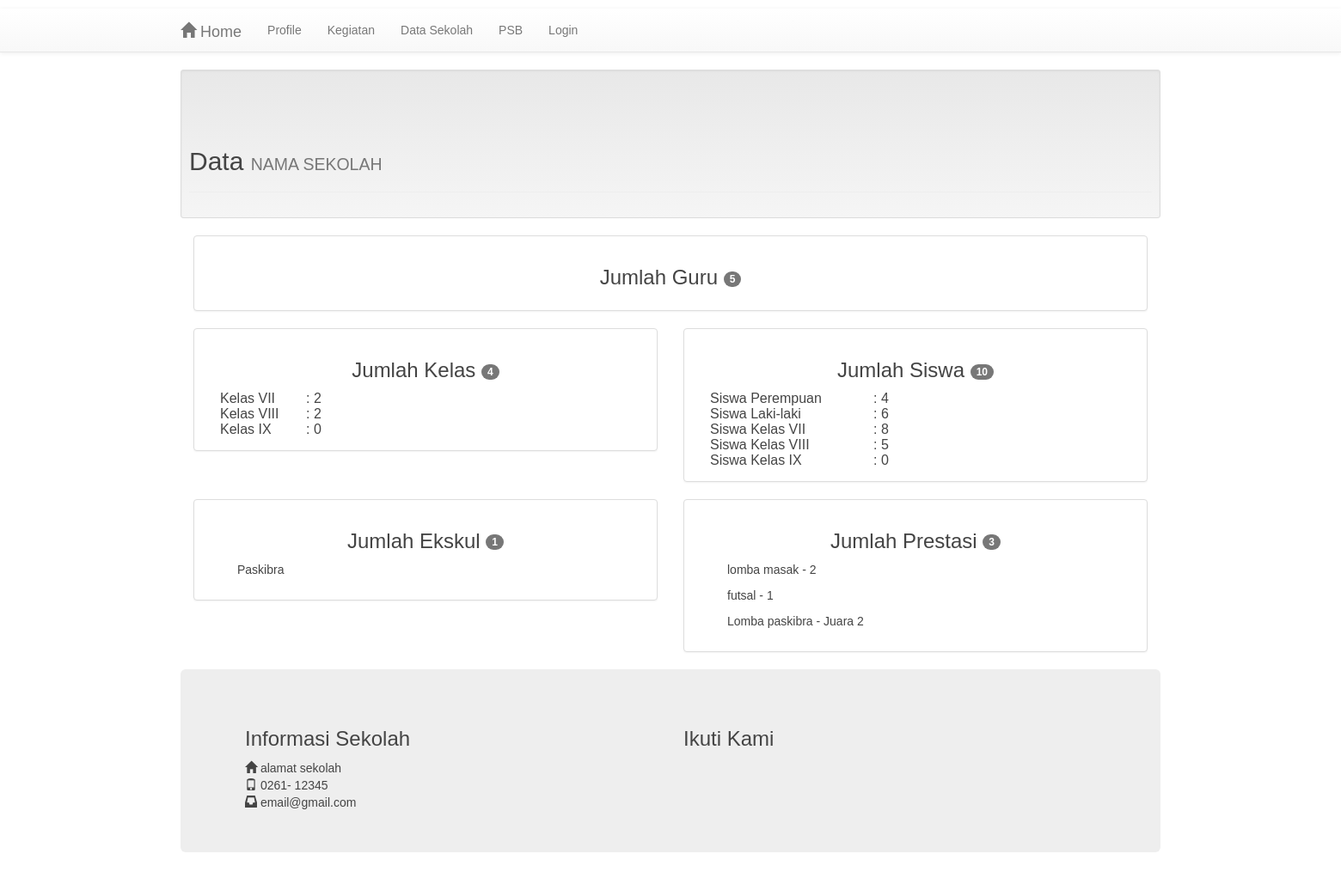
The app's page /data.php with its own data.
### tables this page shows
CREATE TABLE `ekskul` (
  `id` int(10) NOT NULL,
  `nama` text NOT NULL,
  `ketua` text NOT NULL,
  `kontak` text NOT NULL,
  `jadwal` text NOT NULL,
  `keterangan` text NOT NULL
);

CREATE TABLE `prestasi` (
  `id` int(10) NOT NULL,
  `prestasi` text NOT NULL,
  `juara` text NOT NULL,
  `keterangan` text NOT NULL
);

CREATE TABLE `idprofile` (
  `id` int(10) NOT NULL,
  `profile` text NOT NULL,
  `alamat` text NOT NULL,
  `telepon` text NOT NULL,
  `email` text NOT NULL
);

### data.php (the view, shortened to what this page needs)
<?php
include 'header.php';
$jmlguru = $DB_con->query('select count(*) from guru')->fetchColumn();
$jmlkelas = $DB_con->query('select count(*) from kelas')->fetchColumn();
$jmlsiswa = $DB_con->query('select count(*) from siswa')->fetchColumn();
$jmlsiswaL = $DB_con->query('select count(*) from siswa where kelamin="L" or kelamin ="Laki-laki"')->fetchColumn();
$jmlsiswaP = $DB_con->query('select count(*) from siswa where kelamin="P" or kelamin ="Perempuan"')->fetchColumn();
$jmlkls7 = $DB_con->query('select count(*) from kelas_siswa left join kelas on kelas_siswa.kode_kelas=kelas.kode_kelas where kelas.kelas="VII"')->fetchColumn();
$jmlkls8 = $DB_con->query('select count(*) from kelas_siswa left join kelas on kelas_siswa.kode_kelas=kelas.kode_kelas where kelas.kelas="VIII"')->fetchColumn();
$jmlkls9 = $DB_con->query('select count(*) from kelas_siswa left join kelas on kelas_siswa.kode_kelas=kelas.kode_kelas where kelas.kelas="IX"')->fetchColumn();
$jmlvii = $DB_con->query('select count(*) from kelas where kelas="VII" and status_aktif="Aktif"')->fetchColumn();
$jmlviii = $DB_con->query('select count(*) from kelas where kelas="VIII" and status_aktif="Aktif"')->fetchColumn();
$jmlix = $DB_con->query('select count(*) from kelas where kelas="IX" and status_aktif="Aktif"')->fetchColumn();
$jmleks = $DB_con->query('select count(*) from ekskul')->fetchColumn();
$jmlpres = $DB_con->query('select count(*) from prestasi')->fetchColumn();
?>
<body>
<div class="container">
<div class="row">
<div class="col-sm-12">
<div class="well well-sm">
<br>
<div class="page-header">
<h2>Data
<small>NAMA SEKOLAH</small>
</h2>
</div>
</div>
<div class="col-xs-12">
<div class="panel panel-default">
<div class="panel-body">
<center>
<h3>Jumlah Guru
<span class="badge"><?php echo $jmlguru;?></span></h3></center>
</div>
</div>
</div>
<div class="col-xs-6">
<div class="panel panel-default">
<div class="panel-body">
<center>
<h3>Jumlah Kelas
<span class="badge"><?php echo $jmlkelas;?></span></h3></center>
<div class="container">
<table>
<tr><td width="100">Kelas VII</td><td>: <?php echo $jmlvii;?></td></tr>
<tr><td>Kelas VIII</td><td>: <?php echo $jmlviii;?></td></tr>
<tr><td>Kelas IX</td><td>: <?php echo $jmlix;?></td></tr>
</table>
</div>
</div>
</div>
</div>
<div class="col-xs-6">
<div class="panel panel-default">
<div class="panel-body">
<center>
<h3>Jumlah Siswa
<span class="badge"><?php echo $jmlsiswa;?></span></h3></center>
<div class="container">
<table>
<tr><td width="190">Siswa Perempuan</td><td>: <?php echo $jmlsiswaP;?></td></tr>
<tr><td>Siswa Laki-laki</td><td>: <?php echo $jmlsiswaL;?></td></tr>
<tr><td width="100">Siswa Kelas VII</td><td>: <?php echo $jmlkls7;?></td></tr>
<tr><td>Siswa Kelas VIII</td><td>: <?php echo $jmlkls8;?></td></tr>
<tr><td>Siswa Kelas IX</td><td>: <?php echo $jmlkls9;?></td></tr>
</table>
</div>
</div>
</div>
</div>
<div class="col-xs-6">
<div class="panel panel-default">
<div class="panel-body">
<center>
<h3>Jumlah Ekskul
<span class="badge"><?php echo $jmleks;?></span></h3></center>
<div class="container">
<?php
$stmt = $DB_con->prepare('SELECT * FROM ekskul ORDER BY id DESC');
	$stmt->execute();
	if($stmt->rowCount() > 0)
	{
		while($row=$stmt->fetch(PDO::FETCH_ASSOC))
		{
			extract($row);
			?>
				<p><?php echo $nama; ?></p>
			<?php
		}
	}
?>
</div>
</div>
</div>
</div>
<div class="col-xs-6">
<div class="panel panel-default">
<div class="panel-body">
<center>
<h3>Jumlah Prestasi
<span class="badge"><?php echo $jmlpres;?></span></h3></center>
<div class="container">
<?php
$stmt = $DB_con->prepare('SELECT * FROM prestasi ORDER BY id DESC limit 5');
	$stmt->execute();
	if($stmt->rowCount() > 0)
	{
		while($row=$stmt->fetch(PDO::FETCH_ASSOC))
		{
			extract($row);
			?>
				<p><?php echo $prestasi; ?> - <?php echo $juara; ?></p>
			<?php
		}
	}
?>
</div>
</div>
</div>
</div>
</div>
</div>
</div>
<?php
include 'footer.php';
?>

### footer.php
<?php
include 'koneksi.php';
$stmt = $DB_con->query("SELECT * FROM idprofile");
    $userRow=$stmt->fetch(PDO::FETCH_ASSOC);
?>
<link rel="stylesheet" type="text/css" href="css/bootstrap.icon-large.css">
<div class="container">
<div class="jumbotron">
<div class="container">
<div class="row">
<div class="col-md-6">
<h3>Informasi Sekolah</h3>
	<span class="glyphicon glyphicon-home"></span> <?php print($userRow['alamat']);?> <br>
	<span class="glyphicon glyphicon-phone"></span>  <?php print($userRow['telepon']);?> <br>
	<span class="glyphicon glyphicon-inbox"></span> <?php print($userRow['email']);?>
</div>
<div class="col-md-6">
<h3>Ikuti Kami</h3>
</div>
</div>
				</div>
			  </div>
			</div>

### css/styles.css (style rules this page uses)
body { color: #444; font-family: Helvetica, sans-serif; margin-top: 10px; background: #fff; }
p { max-width: all; margin-left: 20px; margin-right: 20px; }

### records on screen
ekskul: nama "Paskibra"
prestasi: prestasi "lomba masak", juara "2"
prestasi: prestasi "futsal", juara "1"
prestasi: prestasi "Lomba paskibra", juara "Juara 2"
idprofile: alamat "alamat sekolah", telepon "0261- 12345", email "email@gmail.com"

### other values on screen
$jmlguru "5"
$jmlkelas "4"
$jmlvii "2"
$jmlviii "2"
$jmlix "0"
$jmlsiswa "10"
$jmlsiswaP "4"
$jmlsiswaL "6"
$jmlkls7 "8"
$jmlkls8 "5"
$jmlkls9 "0"
$jmleks "1"
$jmlpres "3"
